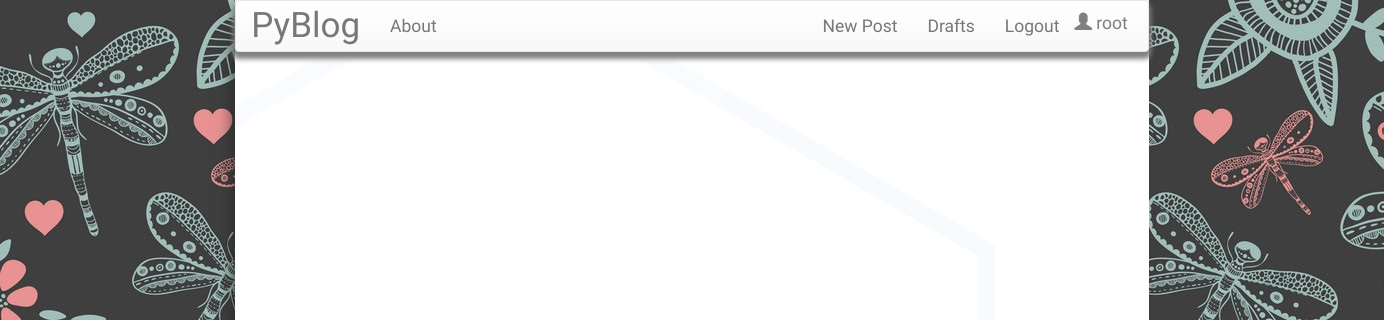
The app's page / (signed in), older data.
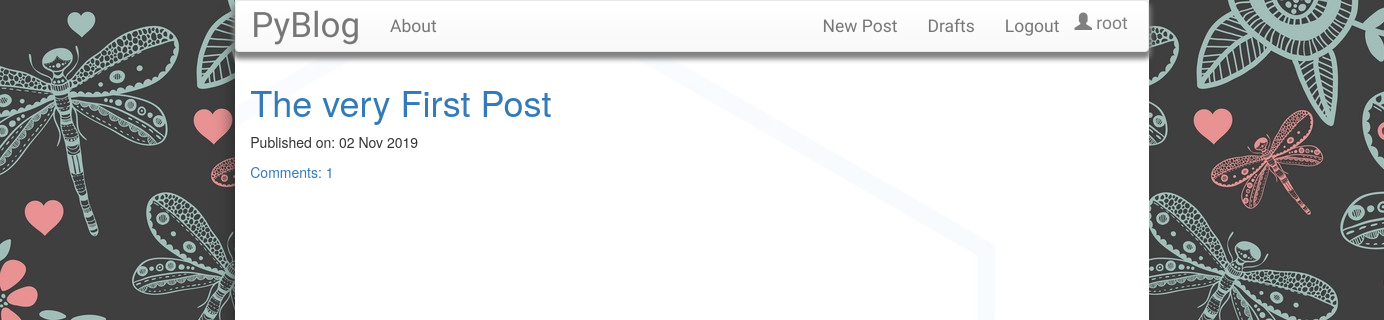
The same page, newer data.
### blog/models.py (models this page shows, shortened)
class Post(models.Model):
    author = models.ForeignKey("auth.user", on_delete=models.DO_NOTHING)
    title = models.CharField(max_length=200)
    text = models.TextField()
    time_stamp = models.DateField(default=timezone.now)
    published_date = models.DateField(blank=True, null=True)
    def approve_comment(self):
        return self.comments.filter(approved_comment=True)

### blog/views.py (the view)
# urls.py: path("", views.PostListView.as_view(), name="post_list"),
class PostListView(ListView):
    model = models.Post
    def get_queryset(self):
        return models.Post.objects.filter(published_date__lte=timezone.now()).order_by(
            "-published_date"
        )

### blog/templates/blog/post_list.html
{% extends 'blog/base.html' %}
{% block content %}
<div class="centerstage">
    {% for post in post_list %}
    <div class="post">
        <h1><a href="{% url 'post_detail' pk=post.pk %}">{{post.title}}</a></h1>
        <div class="date">
            <p>Published on: {{post.published_date | date:"d M Y"}}</p>
        </div>
        <a href="{% url 'post_detail' pk=post.pk %}">Comments: {{post.approve_comment.count}}</a>
    </div>
    {% endfor %}
</div>
{% endblock %}

### blog/templates/blog/base.html (shortened to what this page needs)
<!DOCTYPE html> {% load staticfiles %}
<html lang="en">
<head>
    <link rel="stylesheet" href="https://maxcdn.bootstrapcdn.com/bootstrap/3.3.7/css/bootstrap.min.css"
>
    <link rel="stylesheet" href="https://maxcdn.bootstrapcdn.com/bootstrap/3.3.7/css/bootstrap-theme.min.css"
>
    <link rel="stylesheet" href="//cdn.jsdelivr.net/npm/medium-editor@latest/dist/css/medium-editor.min.css"
          type="text/css" media="screen" charset="utf-8">
    <link rel="stylesheet" href="{% static 'css/blog.css'%}">
</head>
<body>
<nav class="navbar navbar-default sticky-top techfont custom-navbar">
    <ul class="nav navbar-nav">
        <li><a class="navbar-brand bigbrand" href="{% url 'post_list'%} ">PyBlog</a></li>
        <li><a href="{% url 'about'%}">About</a></li>
    </ul>
    <ul class=" nav navbar-nav navbar-right ul-nav">
        {% if user.is_authenticated %}
        <li><a href="{% url 'post_new'%}">New Post</a></li>
        <li><a href="{% url 'post_drafts'%}">Drafts</a></li>
        <li><a href="{% url 'logout'%}">Logout</a></li>
        <li class="user"><span class="glyphicon glyphicon-user"></span> {{ user.username }}</li>
        {% else %}
        <li><a href="{% url 'login'%}">Login</a></li>
        {%endif%}
    </ul>
</nav>
<div class="content container">
    <div class="row">
        <div class="col-md-8">
            <div class="blog_posts">
                {% block content %}
                {% endblock %}
            </div>
        </div>
    </div>
</div>
</body>
</html>

### blog/static/css/blog.css (style rules this page uses)
html { background: url('../img/bg-1.jpg') }
body { margin-right: 17%; margin-left:17%; min-height: 100vh -webkit-box-shadow: -9px 10px 18px -10px rgba(36,36,36,1); -moz-box-shadow: -9px 10px 18px -10px rgba(36,36,36,1); box-shadow: -9px 10px 18px -10px rgba(36,36,36,1); position:absolute; top:0; bottom:0; right:0; left:0; background: url('../img/bg-2.jpg'); }
.bigbrand { font-size : 2em; }
.techfont { font-family: 'Russo One', sans-serif; font-size :1.25em; margin-bottom :10px; }
.ul-nav { padding-right:15px }
.centerstage { margin-left: auto; margin-right: auto; }
.user { margin-top:10px; margin-bottom:-25px; margin-right: 20px ; vertical-align: baseline; color: gray }
.custom-navbar { -webkit-box-shadow: 0px 5px 5px 2px rgba(128,128,128,1); -moz-box-shadow: 0px 5px 5px 2px rgba(128,128,128,1); box-shadow: 0px 5px 5px 2px rgba(128,128,128,1); }

Row changes from the older to the newer data that the page shows:
added Post: title "The very First Post", published_date "02 Nov 2019", approve_comment.count "1"
